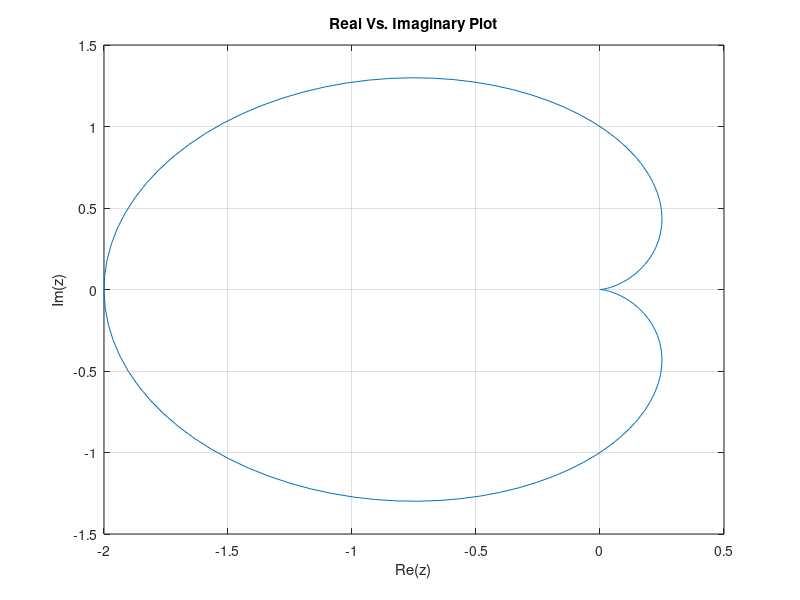

MATLAB code to generate this figure:
clc; clear; close all;
diary on; echo on;

% Task 2 - Section 2

theta=[0:0.05:2*pi]; 

r=1-cos(theta);
z=r.*exp(i*theta);
re=real(z);
im=imag(z);

plot(re,im), grid on;
xlabel('Re(z)'), ylabel('Im(z)');
title('Real Vs. Imaginary Plot');


diary off; echo off;

%Selmane Tabet & 724009589
%Kenana Dalle & 725002949
%MATLAB Project Section 2.